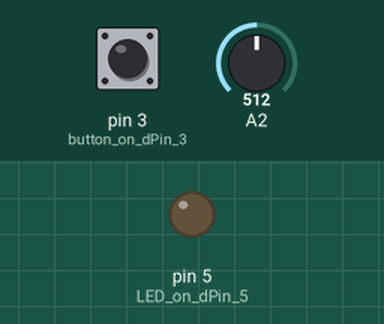
Recording of a sketch running on a simulated Arduino Uno, built for the host (arithmetic inside an expression is 32-bit, double 64-bit). Shown: output pins drawn as LEDs (lit = HIGH). The inputs (shaded band) are chosen by the test bench; at power-on: pin 3 (button_on_dPin_3) LOW, A2 = 512. What the sketch prints to the serial monitor is not drawn.

Above: at 1.2 s.
1.3 s: pin 3 (button_on_dPin_3) pulled HIGH for 0.15 s
At 2.4 s:
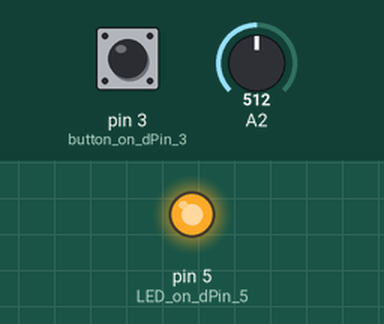
2.9 s: pin 3 (button_on_dPin_3) pulled HIGH for 1 s
At 3.8 s:
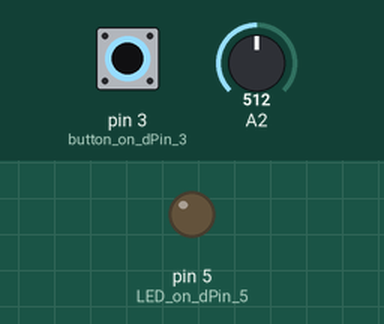
5.4 s: pin 3 (button_on_dPin_3) pulled HIGH for 3.2 s
At 5.9 s:
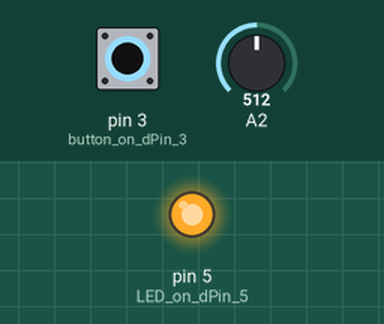
Timing chart, 0 to 8.4 s (numbered marks = the images above; inputs shaded):
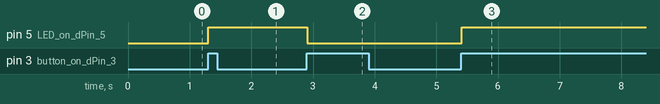

Measured:
- after the input at 1.3 s, pin 5 (LED_on_dPin_5): LOW → HIGH at once
- after the input at 2.9 s, pin 5 (LED_on_dPin_5): HIGH → LOW at once
- after the input at 5.4 s, pin 5 (LED_on_dPin_5): LOW → HIGH at once

The sketch:

pachubeSend_02.ino
```cpp
// (licence header left out)
#include <EtherCard.h>

// change these settings to match your own setup
//#define FEED    "45999"
//#define APIKEY  "5VCx3ftgRHd6AT2leyay2ySmARPb9ZUsHY-KgtgTLoLKMg0VEqjxYIbRo0KAItkWXOlnDSdQyECjAaQ9Vb307npyLewgxEp3JE8yUN8YdR-mAIMB0KM8MuploVzpVt6T"

#define FEED "48091"
#define APIKEY  "7HsgaVRMCZ5FOSGypykT72YyKvKSAKxQbXdIanBxeEFBYz0g"

// ethernet interface mac address, must be unique on the LAN
byte mymac[] = {
  0x74,0x69,0x69,0x2D,0x30,0x31 };

const int transmitFrequency = 10; //time to wait between calls in seconds

String unitID = "unit01"; //name of unique datastreams (prefix)

unsigned long int currTime;
int currButtonVal;
int prevButtonVal;
int myDigitalVal;
int myAnalogVal;

void setup () {
  Serial.begin(57600);
  Serial.println("\n[webClient]");

  pinMode(3, INPUT);  //button on dPin 3
  pinMode(5, OUTPUT); //LED on dPin 5
  myDigitalVal = 0;
  myAnalogVal = 0;
  prevButtonVal = 0;

  etherSetup(); //nanode ethernet stup stuff
}

void loop () {
  currTime = millis();

  ether.packetLoop(ether.packetReceive()); //needs to stay near top of loop

  if( !transmitTime() ){         //if transmitTime returns false
    if(currTime%1000 == 0){      //print the currTime every second
      Serial.print("millis: ");
      Serial.println(currTime/1000);
    }

    //--- button and sensor reads
    currButtonVal = digitalRead(3);  //read our button
    if(currButtonVal != prevButtonVal){ //check for state change
      prevButtonVal = currButtonVal;
      if(prevButtonVal == 1){
        myDigitalVal ++ ;           //add one on each press
        if(myDigitalVal > 1){       //count between 0 and 1.
          myDigitalVal = 0;
        }
      }
    }

    digitalWrite(5, myDigitalVal);    //turn LED on/off to represent myDigitalVal
    myAnalogVal = analogRead(A2);     //read analogVal from analogPin 2
    //myAnalogVal = random(0, 1023);  //randomizer

    delay(15); //debounce
    //myAnalogVal = random(0, 1023);
  }
}
```

nanoEther.ino
```cpp
/* nanode ethernet vars and functions */

//----- vars
char website[] PROGMEM = "api.pachube.com";

byte Ethernet::buffer[700];
uint32_t timer;
Stash stash;

//----- setup
void etherSetup(){
  timer = 15; //initial wait time in seconds

  if (ether.begin(sizeof Ethernet::buffer, mymac) == 0)
    Serial.println( "Failed to access Ethernet controller");
  if (!ether.dhcpSetup())
    Serial.println("DHCP failed");

  ether.printIp("IP:  ", ether.myip);
  ether.printIp("GW:  ", ether.gwip);
  ether.printIp("DNS: ", ether.dnsip);

  if (!ether.dnsLookup(website))
    Serial.println("DNS failed");

  ether.printIp("SRV: ", ether.hisip);
}

//----- check time
boolean transmitTime(){
  if (currTime > timer) { //we've hit our timer limit
    sendEtherData();      //send out all data!
    timer = currTime + (transmitFrequency*1000); //reset timer
    return true;
  } else return false;
}


//----- send data!
void sendEtherData(){

  Serial.println("-----ATTEMPT SEND DATA-----");
  Serial.print("myAnalog: ");
  Serial.println(myAnalogVal);
  Serial.print("myDigital: ");
  Serial.println(myDigitalVal);
  Serial.println("---------------------------");

  //create stream ID strings
  String stream1 = unitID;
  stream1 = stream1 + "_analog,";

  String stream2 = unitID;
  stream2 = stream2 +"_digital," ;

  //byte to hold stringIDs and data
  byte sd = stash.create();

  //stash.print("analog,");
  stash.print(stream1);
  stash.println((word)myAnalogVal);

  //stash.print("digital,");
  stash.print(stream2);
  stash.println((word)myDigitalVal);

  stash.save();

  // generate the header with payload - note that the stash size is used,
  // and that a "stash descriptor" is passed in as argument using "$H"
  Stash::prepare(PSTR("PUT http://$F/v2/feeds/$F.csv HTTP/1.0" "\r\n"
    "Host: $F" "\r\n"
    "X-PachubeApiKey: $F" "\r\n"
    "Content-Length: $D" "\r\n"
    "\r\n"
    "$H"),
  website, PSTR(FEED), website, PSTR(APIKEY), stash.size(), sd);

  // send the packet - this also releases all stash buffers once done
  ether.tcpSend();
}
```
